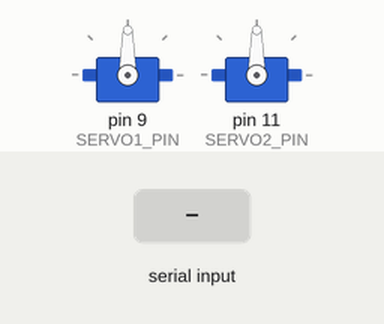
Simulated run of this sketch. Board: Arduino Uno, built with avr-gcc and run on an emulated ATmega328P. Parts: 2 × servo. The test bench sets the inputs (shaded band).

Above: at 1.2 s.
1.3 s: "90,45:" received over Serial
At 3.2 s:
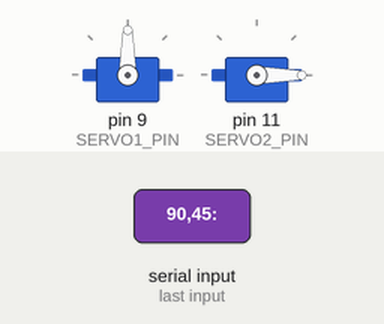
3.8 s: "30,150:" received over Serial
At 5.1 s:
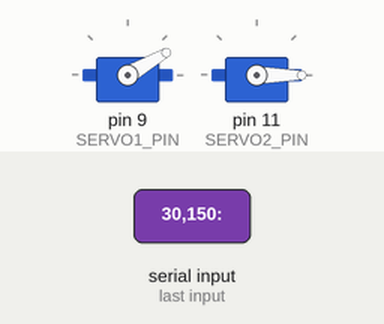
6.3 s: "5:" received over Serial
At 8.1 s:
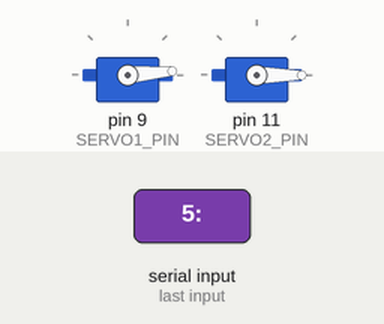
8.7 s: "200:" received over Serial
At 10.0 s:
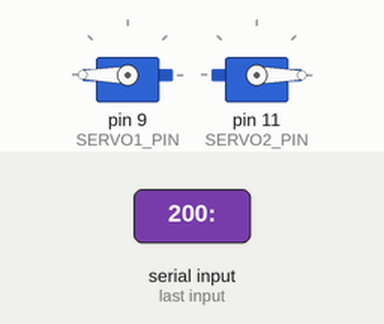
11.1 s: "90:" received over Serial
At 13.0 s:
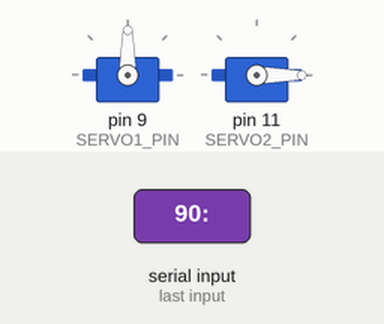
Timing chart, 0 to 14.5 s (numbered marks = the images above; inputs shaded):
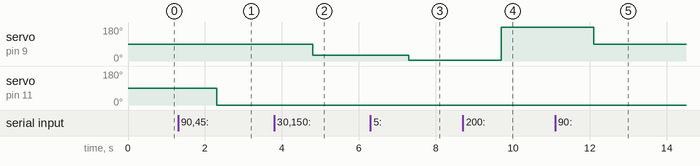

The sketch:

sketch_nov18a.ino
```cpp
#include <Servo.h>

const int SERVO_BALANCE_X = 90;
const int SERVO_BALANCE_Y = 90;

const int SERVO1_PIN = 9;
const int SERVO2_PIN = 11;
//:::::::::::::::::::::::::::::::\\

Servo servo1;
Servo servo2;

String inData;  // Buffer for getting data
int servo1_angle = 0;
int servo2_angle = 0;

void setup()
{
  Serial.begin(115200);
  servo1.attach(SERVO1_PIN);
  servo2.attach(SERVO2_PIN);

  servo1.write(SERVO_BALANCE_X);
  servo2.write(SERVO_BALANCE_Y);
}

void loop()
{
  if (Serial.available() > 0) {

    // Reading angle of the servo1
    inData = Serial.readStringUntil(':');
    servo1_angle = inData.toInt();

    // Reading angle of the servo2
    inData = Serial.readStringUntil('$');
    servo2_angle = inData.toInt();

    // Writing mapped angles to servos
    servo1.write(servo1_angle);
    servo2.write(servo2_angle);
  }

}
```

Measured:
- after the input at 1.3 s, servo on pin 11 (SERVO2_PIN): 90° → 0° after 1.0 s
- after the input at 3.8 s, servo on pin 9 (SERVO1_PIN): 90° → 30° after 1.0 s
- after the input at 6.3 s, servo on pin 9 (SERVO1_PIN): 30° → 5° after 1.0 s
- after the input at 8.7 s, servo on pin 9 (SERVO1_PIN): 5° → 180° after 1.0 s
- after the input at 11.1 s, servo on pin 9 (SERVO1_PIN): 180° → 90° after 1.0 s
